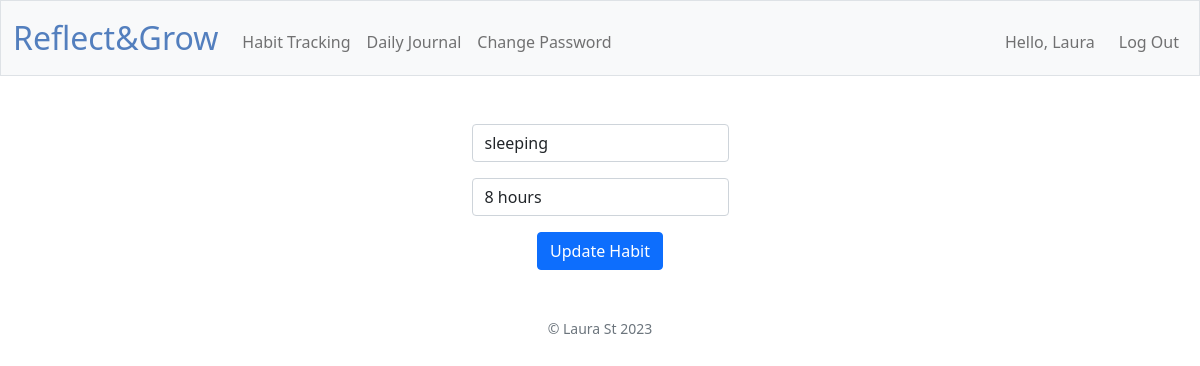
Page /edit-habit/2 (signed in) on the earlier database version.
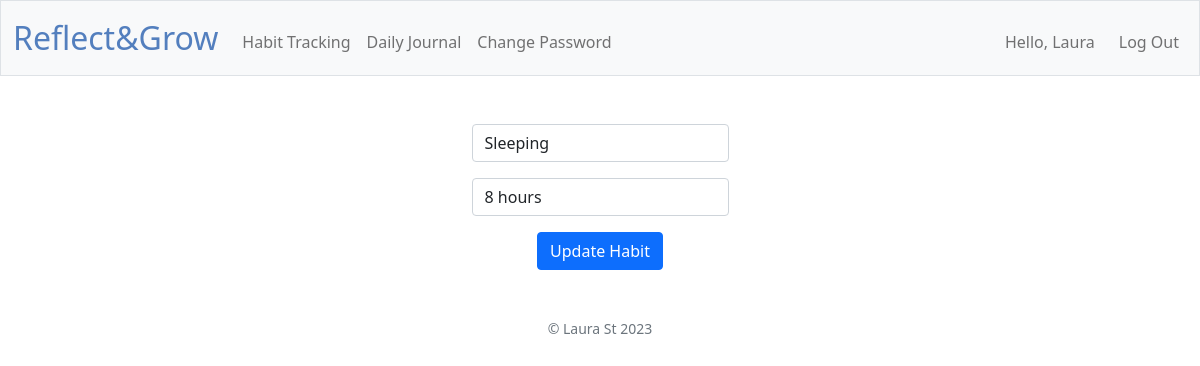
Same page on the later database version.
### tables this page shows
CREATE TABLE habits (
    habit_id INTEGER PRIMARY KEY AUTOINCREMENT,
    user_id INTEGER,
    name TEXT NOT NULL,
    rule TEXT NOT NULL,
    created_at DATE DEFAULT (DATE('now')),
    FOREIGN KEY (user_id) REFERENCES users(id)
);

### app.py (the view)
@app.route("/edit-habit/<int:habit_id>", methods=["GET", "POST"])
@login_required
def edit_habit(habit_id):
    if request.method == "POST":
        result = habit_service.update_habit(request.form, habit_id, session.get("user_id"))
        if not result["success"]:
            return apology(result["msg"], result["code"])
        return redirect("/habits")
    else:
        result = habit_service.get_habit(habit_id, session.get("user_id"))
        if not result["success"]:
            return apology(result["msg"], result["code"])
        return render_template("edit-habit.html", habit=result["res"])

### app.py (called while the page is built)
@app.after_request
def after_request(response):
    response.headers["Cache-Control"] = "no-cache, no-store, must-revalidate"
    response.headers["Expires"] = 0
    response.headers["Pragma"] = "no-cache"
    return response

@app.context_processor
def inject_user():
    user_id = session.get("user_id")
    if user_id:
        result = user_service.get_user_details(user_id)
        user = result["res"]
        return {"username": user["username"]}
    return {}

### database.py (called while the page is built)
def get_habit(habit_id, user_id):
    return db.execute(
        "SELECT * FROM habits WHERE habit_id = ? and user_id = ?", habit_id, user_id
    )

def get_user(user_id):
    return db.execute("SELECT * FROM users WHERE id = ?", user_id)

### habit_service.py (called while the page is built)
def get_habit(habit_id, user_id):
    rows = database.get_habit(habit_id, user_id)
    habit = rows[0]
    if not habit:
        return fail()
    return success(habit)

### helpers.py (called while the page is built)
def login_required(f):
    @wraps(f)
    def decorated_function(*args, **kwargs):
        if session.get("user_id") is None:
            return redirect("/login")
        return f(*args, **kwargs)
    return decorated_function

def success(obj=None):
    return {"success": True, "res": obj}

### templates/edit-habit.html (shortened to what this page needs)
{% extends "layout.html" %}
{% block main %}
<form action="/edit-habit/{{habit.habit_id}}" method="post">
    <div class="mb-3">
        <input autocomplete="off" autofocus class="form-control mx-auto w-auto" id="habit" name="habit" value="{{
            habit.name }}" type="text">
    </div>
    <div class="mb-3">
        <input autocomplete="off" autofocus class="form-control mx-auto w-auto" id="rule" name="rule" value="{{
            habit.rule }}" type="text">
    </div>
    <button class="btn btn-primary" type="submit">Update Habit</button>
</form>
{% endblock %}

Differences in the rows shown:
changed habits: habit "sleeping" → "Sleeping"
